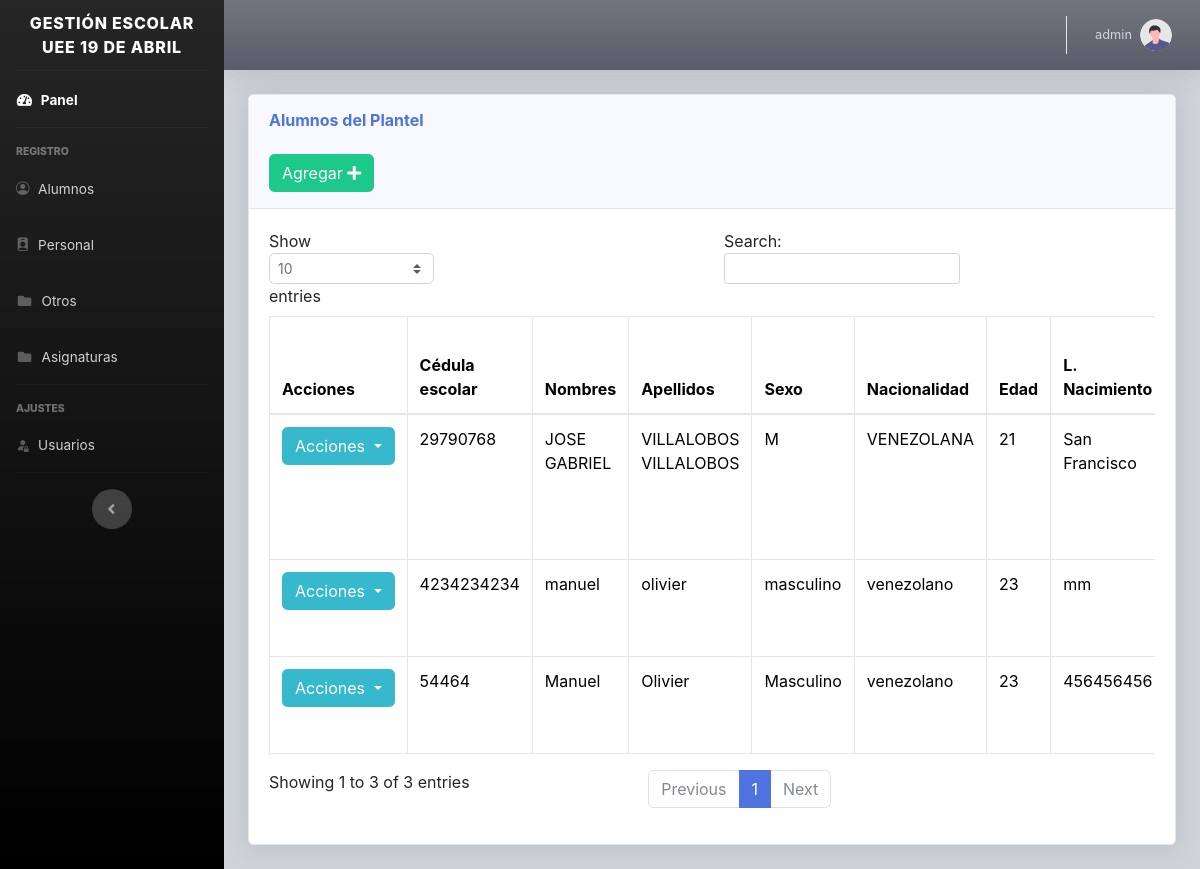
Page /views/alumnos.php (signed in) on the committed database.
### tables this page shows
CREATE TABLE `alumnos` (
  `id` int(11) NOT NULL,
  `nombre` varchar(100) NOT NULL,
  `apellido` varchar(100) NOT NULL,
  `cedula_escolar` varchar(50) NOT NULL,
  `sexo` varchar(50) NOT NULL,
  `nacionalidad` varchar(150) NOT NULL,
  `edad` varchar(50) NOT NULL,
  `lugar` varchar(100) NOT NULL,
  `birthdate` date NOT NULL,
  `direccion` varchar(200) NOT NULL,
  `telefono` varchar(30) NOT NULL,
  `procede` varchar(100) NOT NULL,
  `tipo` varchar(100) NOT NULL,
  `nro_hermanos` varchar(30) NOT NULL,
  `est_hermanos` varchar(30) NOT NULL,
  `enfermedades` varchar(200) NOT NULL,
  `vacunas` varchar(200) NOT NULL,
  `vive` varchar(200) NOT NULL,
  `id_rep` varchar(30) NOT NULL,
  `rep` varchar(100) NOT NULL,
  `parentesco` varchar(100) NOT NULL,
  `rep_edad` varchar(30) NOT NULL,
  `rep_nacimiento` date NOT NULL,
  `rep_lugar` varchar(100) NOT NULL,
  `rep_nacionalidad` varchar(100) NOT NULL,
  `estado_civil` varchar(100) NOT NULL,
  `profesion` varchar(100) NOT NULL,
  `inscripcion` date NOT NULL,
  `id_grado` int(11) NOT NULL,
  `id_rep2` tinyint(4) DEFAULT NULL,
  `rep2` tinytext DEFAULT NULL,
  `parentesco2` tinytext DEFAULT NULL,
  `rep2_edad` tinyint(4) DEFAULT NULL,
  `rep2_nacimiento` date DEFAULT NULL,
  `rep2_lugar` tinytext DEFAULT NULL,
  `rep2_nacionalidad` tinytext DEFAULT NULL,
  `estado_civil2` tinytext DEFAULT NULL,
  `profesion2` tinytext DEFAULT NULL,
  `fecha` timestamp NOT NULL DEFAULT current_timestamp() ON UPDATE current_timestamp(),
  `imagen` text NOT NULL
);

### views/alumnos.php (the view, shortened to what this page needs)
<?php include "../includes/header.php"; ?>
<body id="page-top">
    <div class="container-fluid">
        <div class="card shadow mb-4">
            <div class="card-header py-3">
                <h6 class="m-0 font-weight-bold text-primary">Alumnos del Plantel</h6>
                <?php if ($_SESSION["type"] != 3) { ?>
                    <br>
                    <button type="button" class="btn btn-success" data-bs-toggle="modal" data-bs-target="#alumno">
                    <span class="glyphicon glyphicon-plus"></span> Agregar <i class="fa fa-plus"></i> </a></button>
                <?php }
                ?>
            </div>
            <div class="card-body">
                <div class="table-responsive">
                    <table class="table table-bordered" id="dataTable" width="100%" cellspacing="0">
                        <thead>
                            <tr>
                                <th>Acciones</th>
                                <th>Cédula escolar</th>
                                <th>Nombres</th>
                                <th>Apellidos</th>
                                <th>Sexo</th>
                                <th>Nacionalidad</th>
                                <th>Edad</th>
                                <th>L. Nacimiento</th>
                            </tr>
                        </thead>
                        <tbody>
                            <?php
                            require_once("../includes/db.php");
                            $result = mysqli_query($conexion, "SELECT * FROM alumnos ");
                            while ($fila = mysqli_fetch_assoc($result)) :
                            ?>
                                <tr>
                                    <td>
                                        <?php if ($_SESSION["type"] != 3) { ?>
                                        <div class="dropdown">
                                            <button class="btn btn-info dropdown-toggle" type="button" data-bs-toggle="dropdown" aria-expanded="false">
                                                Acciones
                                            </button>
                                        </div>
                                        <?php }
                                        ?>
                                    </td>
                                    <td><?php echo $fila['cedula_escolar']; ?></td>
                                    <td><?php echo $fila['nombre']; ?></td>
                                    <td><?php echo $fila['apellido']; ?></td>
                                    <td><?php echo $fila['sexo']; ?></td>
                                    <td><?php echo $fila['nacionalidad']; ?></td>
                                    <td><?php echo $fila['edad']; ?></td>
                                    <td><?php echo $fila['lugar']; ?></td>
                                </tr>
                            <?php endwhile; ?>
                        </tbody>
                    </table>
                </div>
            </div>
        </div>
    </div>
    </div>
    </div>
    </div>
</body>
<?php include "../includes/footer.php"; ?>
</html>

### includes/header.php (shortened to what this page needs)
<!DOCTYPE html>
<html lang="en">
<head>
    <link href="../vendor/fontawesome-free/css/all.min.css" rel="stylesheet" type="text/css">
    <link rel="stylesheet" href="../package/dist/sweetalert2.css">
    <link href="../css/bootstrap.min.css" rel="stylesheet">
    <link href="../css/sb-admin-2.min.css" rel="stylesheet">
    <link rel="stylesheet" href="../vendor/bootstrap-icons/bootstrap-icons.css">
</head>
<body id="page-top">
    <div id="wrapper">
        <ul class="navbar-nav bg-black bg-gradient sidebar sidebar-dark accordion" id="accordionSidebar">
            <a class="sidebar-brand d-flex align-items-center justify-content-center" href="index.php">
                <div class=" sidebar-brand-text mx-2">GESTIÓN ESCOLAR </br> UEE 19 DE ABRIL <sup></sup>
                </div>
            </a>
            <hr class="sidebar-divider my-0">
            <li class="nav-item active">
                <a class="nav-link" href="../views/index.php">
                    <i class="fas fa-fw fa-tachometer-alt"></i>
                    <span>Panel</span></a>
            </li>
            <hr class="sidebar-divider">
            <div class="sidebar-heading">
                REGISTRO
            </div>
            <li class="nav-item">
                <a class="nav-link " href="../views/alumnos.php">
                    <i class="bi bi-person-circle"></i>
                    <span>Alumnos</span>
                </a>
            </li>
            <li class="nav-item">
                <a class="nav-link active" href="../views/profesores.php">
                    <i class="bi bi-person-badge-fill"></i>
                    <span>Personal</span>
                </a>
            </li>
            <li class="nav-item">
                <a class="nav-link collapsed" href="#" data-bs-toggle="collapse" data-bs-target="#collapsePages" aria-expanded="true" aria-controls="collapsePages">
                    <i class="fas fa-fw fa-folder"></i>
                    <span>Otros</span>
                </a>
            </li>
            <li class="nav-item">
                <a class="nav-link" href="../views/materias.php">
                    <i class="fas fa-fw fa-folder"></i>
                    <span>Asignaturas</span></a>
            </li>
            <hr class="sidebar-divider">
            <?php if ($_SESSION["type"] == 1) { ?>
            <div class="sidebar-heading">
                AJUSTES
            </div>
                <li class="nav-item">
                    <a class="nav-link" href="../views/usuarios.php">
                    <i class="bi bi-person-fill-lock"></i>
                        <span>Usuarios</span></a>
                </li>
                <hr class="sidebar-divider d-none d-md-block">
            <?php }
            ?>
            <div class="text-center d-none d-md-inline">
                <button class="rounded-circle border-0" id="sidebarToggle"></button>
            </div>
        </ul>
        <div id="content-wrapper" class="d-flex flex-column bg-dark-subtle">
            <div id="content">
                <nav class="navbar navbar-expand navbar-light bg-dark bg-gradient topbar mb-4 static-top shadow">
                    <ul class="navbar-nav ml-auto">
                        <li class="nav-item dropdown no-arrow">
                            <a class="nav-link dropdown-toggle" href="#" id="userDropdown" role="button" data-bs-toggle="dropdown" aria-haspopup="true" aria-expanded="false">
                                <span class="mr-2 d-none d-lg-inline small"> <?php echo $_SESSION['usuario']; ?></span>
                                <img class="img-profile rounded-circle" src="../img/undraw_profile.svg">
                            </a>
                        </li>
                    </ul>
                </nav>

### includes/footer.php (shortened to what this page needs)
</body>
</html>

### rows in the picture
alumnos: cedula_escolar "29790768", nombre "JOSE GABRIEL", apellido "VILLALOBOS VILLALOBOS", sexo "M", nacionalidad "VENEZOLANA", edad "21", lugar "San Francisco"
alumnos: cedula_escolar "4234234234", nombre "manuel", apellido "olivier", sexo "masculino", nacionalidad "venezolano", edad "23", lugar "mm"
alumnos: cedula_escolar "54464", nombre "Manuel", apellido "Olivier", sexo "Masculino", nacionalidad "venezolano", edad "23", lugar "456456456"

### other values in the picture
$_SESSION['usuario'] "admin"
